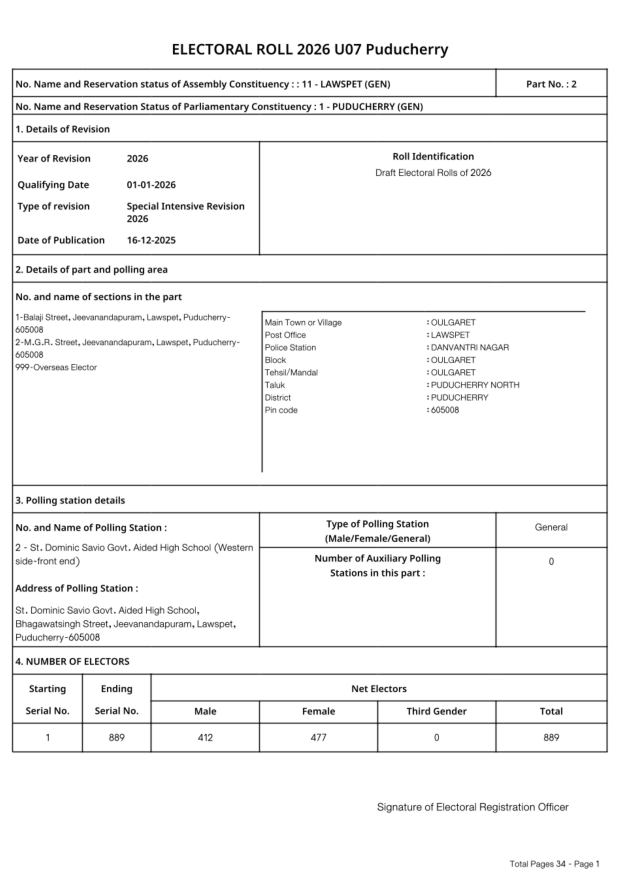
#> input picture images/page_001.jpg, 2480 x 3509 px (shown at 1/4 size)
$ python -i preprocessing.py   (imports and definitions only)
#> lines starting #> are read from the running program, lines starting #| are printed output that depends on the picture; after the words box and inside, x2 and y2 are one past the last pixel; in counts of white or black regions, pixels touching at a corner belong together
#> in preprocess_for_ocr, img is the input picture: shape (3509, 2480, 3); min 0, max 255, mean 243.9
# pipeline/preprocessing.py
import cv2
import numpy as np
import pytesseract

def to_grayscale(img):
    """Convert BGR image to grayscale for OCR/threshold operations."""
    return cv2.cvtColor(img, cv2.COLOR_BGR2GRAY)

def denoise(img):
    """Reduce speckle noise that can hurt OCR character segmentation."""
    return cv2.fastNlMeansDenoising(img, h=10)

def adaptive_threshold(img):
    """Binarize grayscale image using local neighborhoods."""
    return cv2.adaptiveThreshold(img, 255, cv2.ADAPTIVE_THRESH_GAUSSIAN_C,
                                 cv2.THRESH_BINARY, 25, 10)

def resize_for_ocr(img, max_dim=2000):
    """Downscale very large images to keep OCR latency predictable."""
#> called with max_dim = 2000
    h, w = img.shape[:2]
#> h = 3509; w = 2480
    scale = 1.0
    if max(h, w) > max_dim:
        scale = max_dim / float(max(h, w))
#> scale = 0.57
        img = cv2.resize(img, (int(w*scale), int(h*scale)), interpolation=cv2.INTER_AREA)
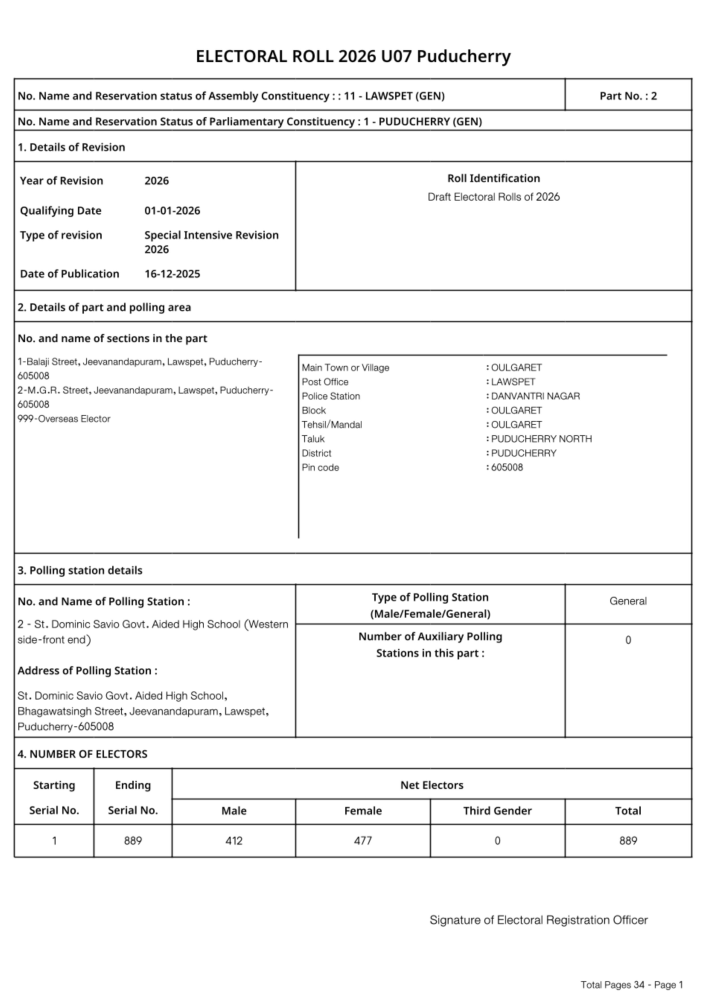
#> img: shape (2000, 1413, 3) (shown at 1/2 size); min 0, max 255, mean 243.9
    return img

def deskew(img):
    """
    Deskew grayscale image using Hough / moments approach.
    Returns deskewed image.
    """
    # Use non-white pixel cloud to estimate dominant text angle.
    coords = np.column_stack(np.where(img < 255))
#> coords = 422257 pairs, first value 96 to 1982, second value 25 to 1388
    if coords.size == 0:
        return img
    angle = cv2.minAreaRect(coords)[-1]
#> angle = -90
    if angle < -45:
        angle = -(90 + angle)
#> angle = 0
    else:
        angle = -angle
    h, w = img.shape[:2]
#> h = 2000; w = 1413
    M = cv2.getRotationMatrix2D((w//2, h//2), angle, 1.0)
#> M = [[1, 0, 0], [0, 1, 0]]
    rotated = cv2.warpAffine(img, M, (w, h), flags=cv2.INTER_CUBIC, borderMode=cv2.BORDER_REPLICATE)
    return rotated

def preprocess_for_ocr(path_or_image):
    """
    Accepts a cv2 image (BGR) or a file path. Returns cleaned grayscale image ready for OCR.
    """
    if isinstance(path_or_image, str):
        img = cv2.imread(path_or_image)
        if img is None:
            raise FileNotFoundError(f"Could not read image: {path_or_image}")
    else:
        img = path_or_image.copy()

    img = resize_for_ocr(img)
    gray = to_grayscale(img)
    gray = denoise(gray)
    gray = deskew(gray)
    # Adaptive threshold generally performs well on uneven page illumination.
    th = adaptive_threshold(gray)
#> in adaptive_threshold, `return cv2.adaptiveThreshold(img, 255, cv2.ADAPTIVE_THRESH_GAUSSIAN_C,..`:
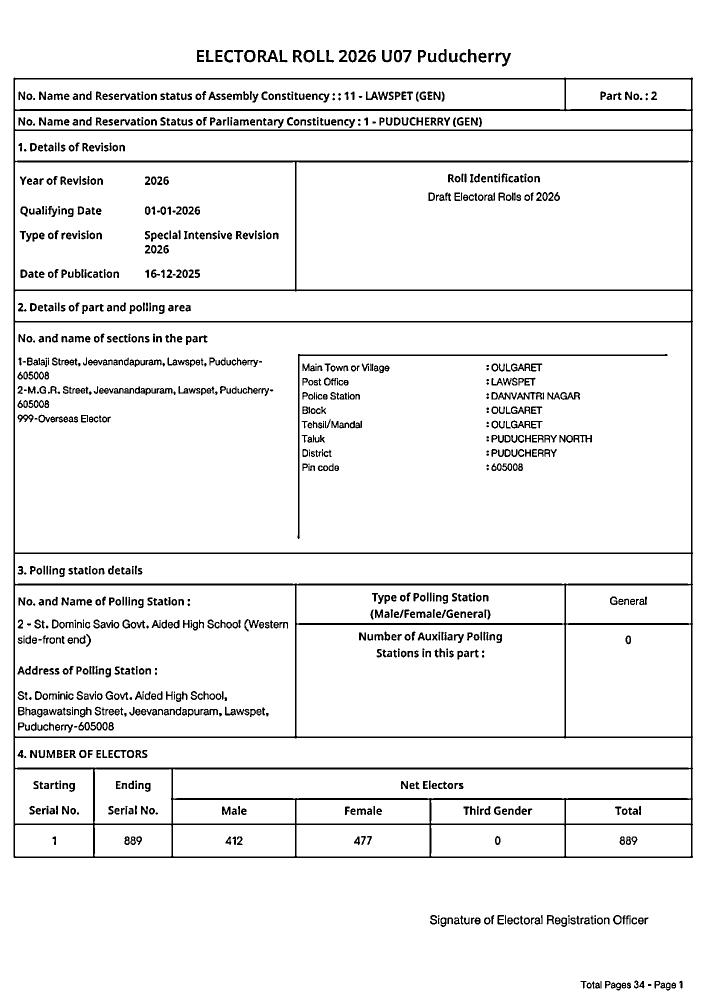
#> returned value: shape (2000, 1413) (shown at 1/2 size); 93.7% white; 1157 black regions (81 under 20 px), largest, box (x1, y1, x2, y2) and area: (27, 155, 1386, 1716) 75644, (595, 708, 1335, 1078) 3328, (516, 100, 557, 125) 492
    return th


# [69 lines left out: functions preprocess_page_for_boxes, detect_voter_boxes, _has_voter_field_signals, is_data_page, not called in this run]

>>> result = preprocess_for_ocr('../images/page_001.jpg')

$ run again, on images/page_002.jpg
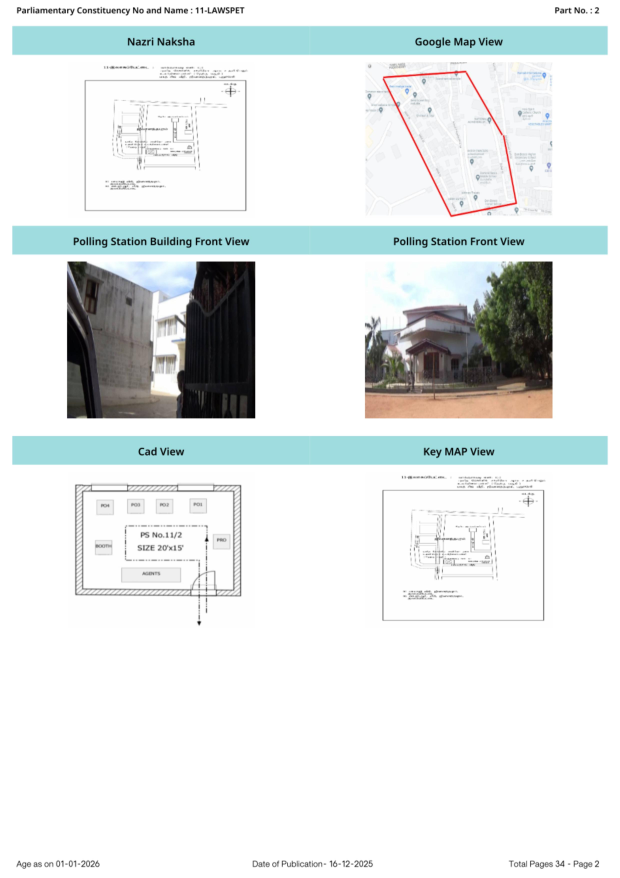
#> input picture images/page_002.jpg, 2480 x 3509 px (shown at 1/4 size)
#> in preprocess_for_ocr, img is the input picture: shape (3509, 2480, 3); mean B, G, R 232, 232.1, 227.1
#> img: shape (2000, 1413, 3)
#> in to_grayscale, `return cv2.cvtColor(img, cv2.COLOR_BGR2GRAY)`:
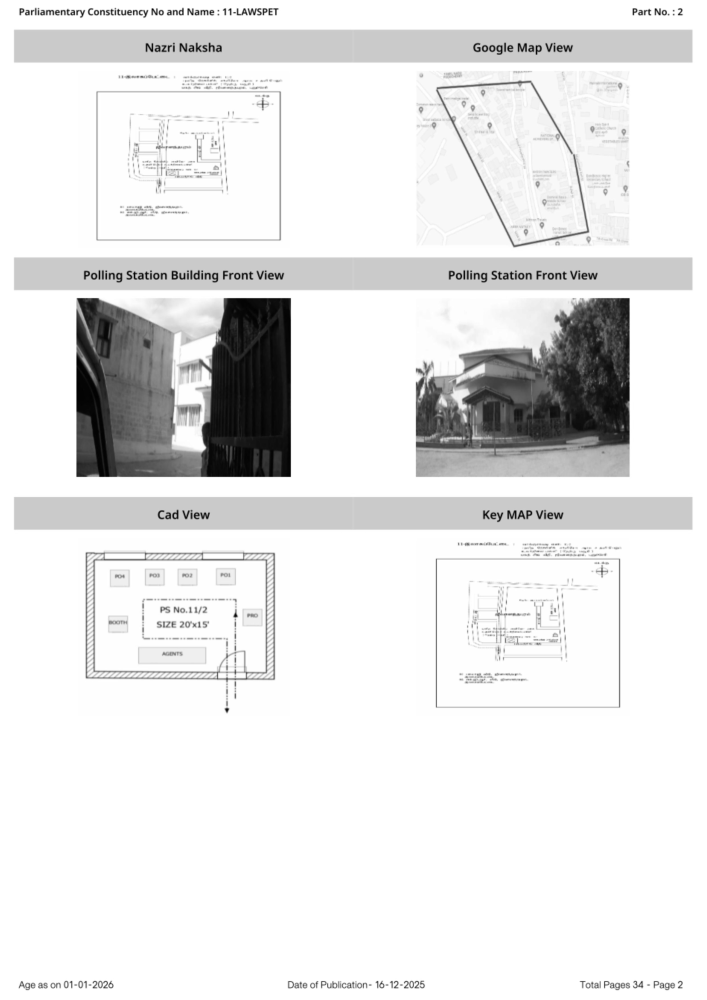
#> returned value: shape (2000, 1413) (shown at 1/2 size); min 1, max 255, mean 230.6
#> coords = 1237920 pairs, first value 13 to 1982, second value 26 to 1387
#> in deskew, `angle = cv2.minAreaRect(coords)[-1]`: angle = -90
#> in deskew, `angle = -(90 + angle)`: angle = 0
#> M = [[1, 0, 0], [0, 1, 0]]
#> in adaptive_threshold, `return cv2.adaptiveThreshold(img, 255, cv2.ADAPTIVE_THRESH_GAUSSIAN_C,..`:
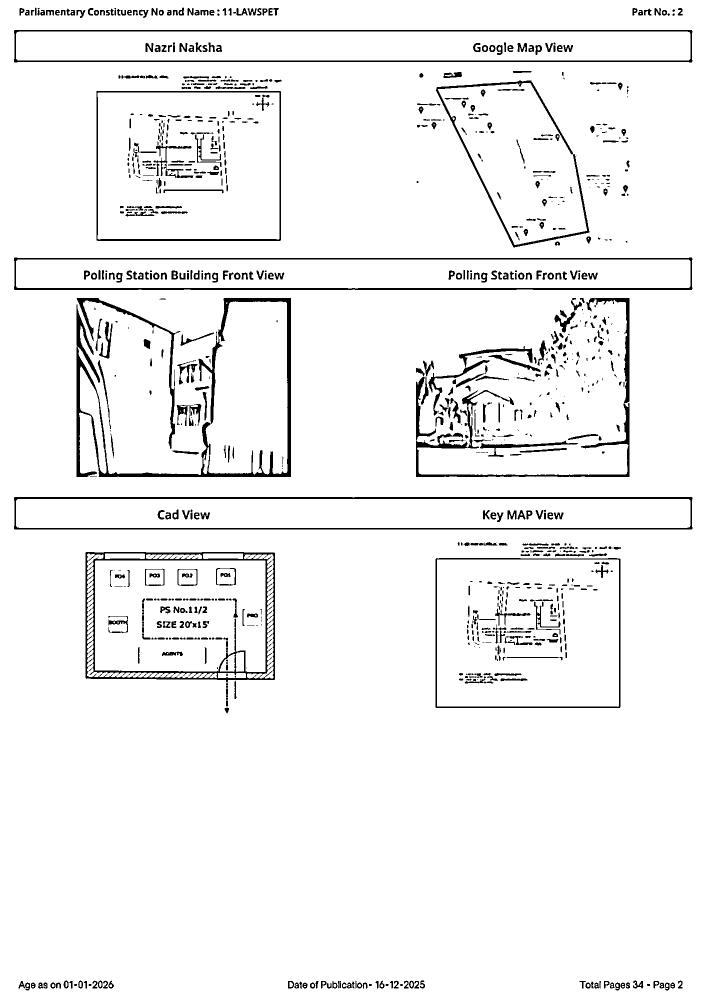
#> returned value: shape (2000, 1413) (shown at 1/2 size); 95% white; 967 black regions (295 under 20 px), largest, box (x1, y1, x2, y2) and area: (153, 596, 582, 954) 14603, (171, 1104, 550, 1413) 10918, (28, 994, 1385, 1059) 9881

$ run again, on images/page_003.jpg
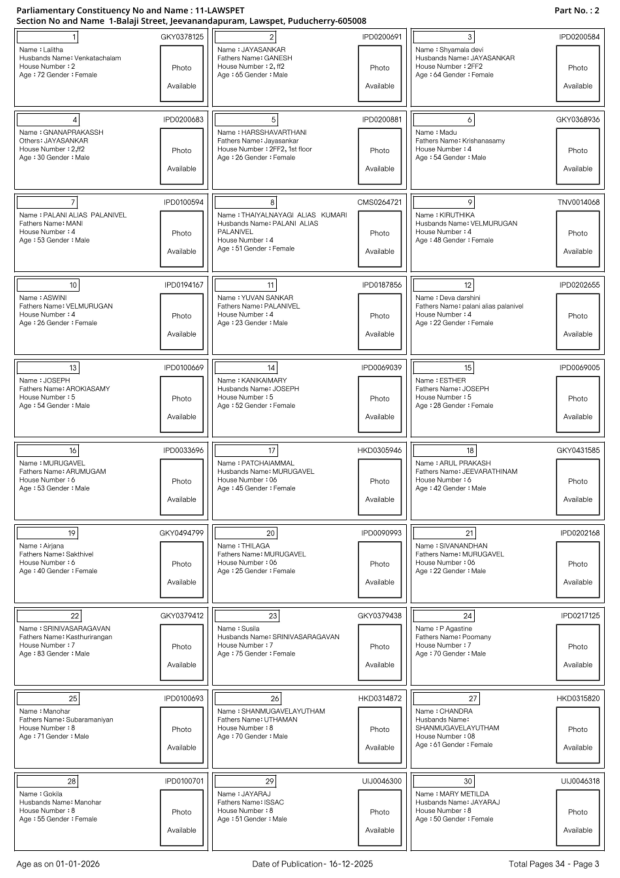
#> input picture images/page_003.jpg, 2480 x 3509 px (shown at 1/4 size)
#> in preprocess_for_ocr, img is the input picture: shape (3509, 2480, 3); min 0, max 255, mean 237.7
#> in resize_for_ocr, `img = cv2.resize(img, (int(w*scale), int(h*scale)), interpolation=cv2...`:
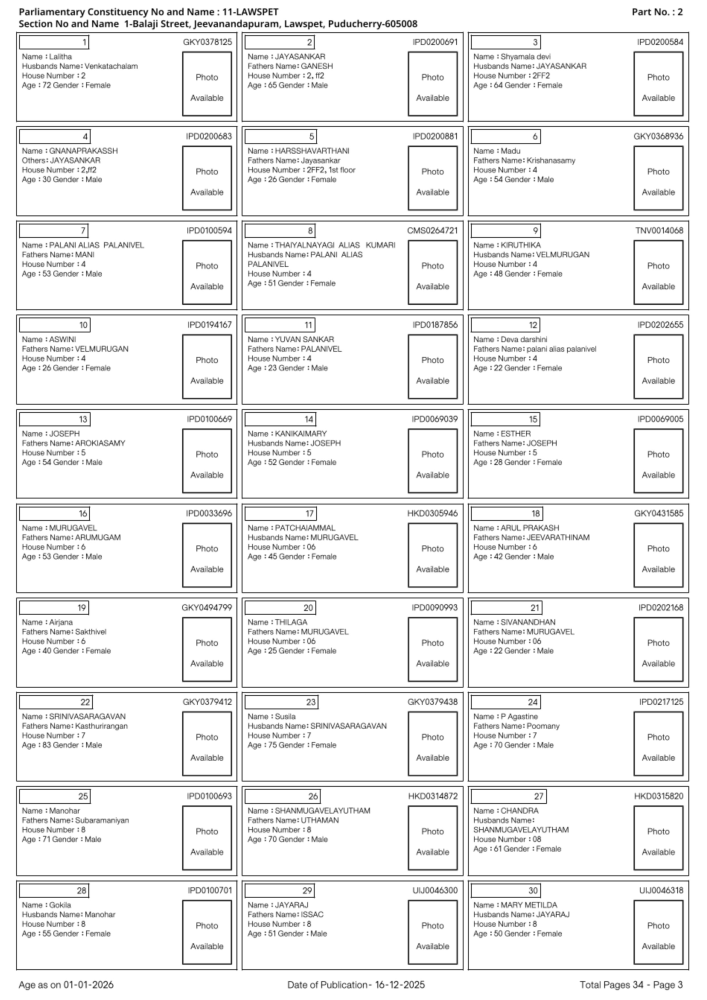
#> img: shape (2000, 1413, 3) (shown at 1/2 size); min 2, max 255, mean 237.7
#> coords = 779320 pairs, first value 13 to 1982, second value 29 to 1380
#> in deskew, `angle = cv2.minAreaRect(coords)[-1]`: angle = -90
#> in deskew, `angle = -(90 + angle)`: angle = 0
#> M = [[1, 0, 0], [0, 1, 0]]
#> in adaptive_threshold, `return cv2.adaptiveThreshold(img, 255, cv2.ADAPTIVE_THRESH_GAUSSIAN_C,..`:
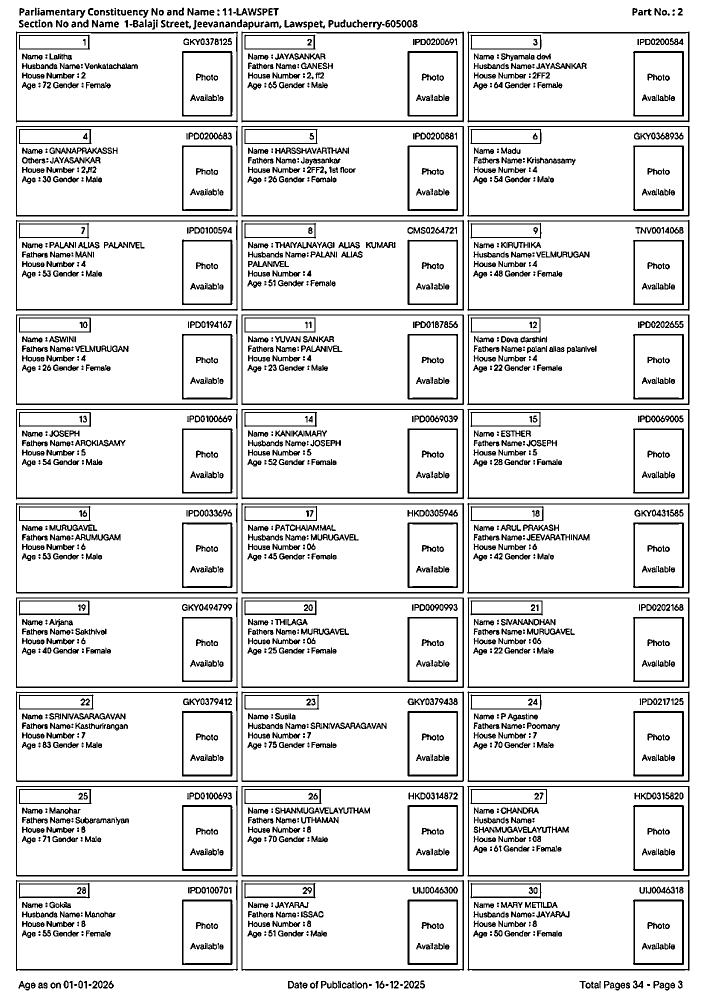
#> returned value: shape (2000, 1413) (shown at 1/2 size); 88.3% white; 2299 black regions (349 under 20 px), largest, box (x1, y1, x2, y2) and area: (483, 63, 928, 245) 3396, (935, 63, 1379, 245) 3390, (32, 63, 476, 245) 3242
